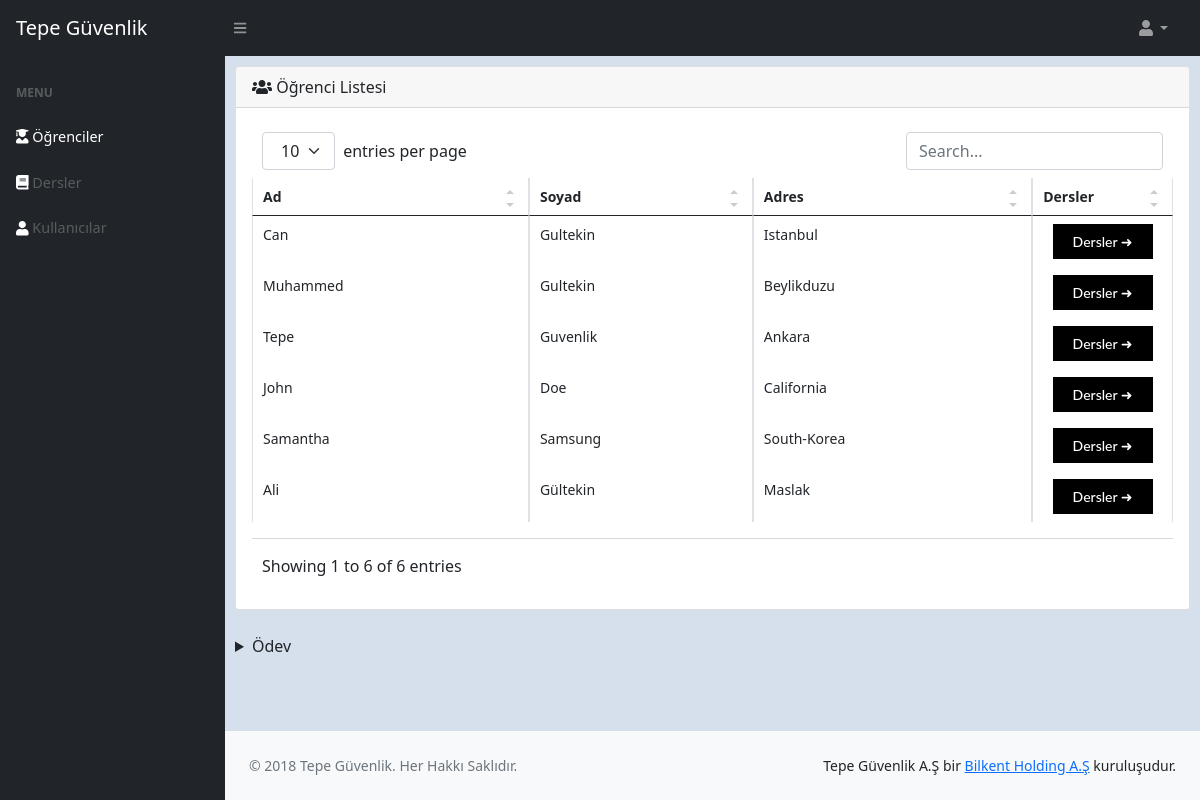
The page / on the database its author committed.
### tables this page shows
CREATE TABLE `identity` (
  `id` int(10) NOT NULL,
  `name` varchar(50) NOT NULL,
  `surname` varchar(50) NOT NULL,
  `addres` varchar(250) DEFAULT NULL,
  `math_grade` int(10) DEFAULT NULL,
  `physics_grade` int(10) DEFAULT NULL,
  `biology_grade` int(10) DEFAULT NULL
);

### application/controllers/Dashboard.php (called while the page is built, shortened)
<?php
class Dashboard extends CI_Controller
{
    public function __construct()
    {
        $this->load->model('Main_model');
        $this->load->helper('url');
    }
    public function index()
    {
        $content_data['identities'] = $this->Main_model->get_all_identities();
        $data['content'] = $this->load->view('dashboard', $content_data, TRUE);
        $data['selected'] = "students";
        $this->load->view('includes/header');
        $this->load->view('includes/sidebar', $data);
        $this->load->view('includes/footer');
    }
}

### index.php (called while the page is built, shortened)
<?php
require_once BASEPATH.'core/CodeIgniter.php';

### application/models/Main_model.php (called while the page is built, shortened)
<?php if (!defined('BASEPATH')) exit('No direct script access allowed');
class Main_model extends CI_Model
{
    function get_all_identities()
    {
        $query = $this->db->get('identity');
        return $query->result();
    }
}

### application/views/dashboard.php (the view, shortened to what this page needs)
<main class="main-margin">
    <div class="card mb-4">
        <div class="card-header">
            <i class="fa fa-users"></i>
            Öğrenci Listesi
        </div>
        <div class="card-body">
            <table id="datatablesSimple">
                <thead>
                    <tr>
                        <th style="min-width: 30%;" important!>Ad</th>
                        <th style="min-width: 30%;" important!>Soyad</th>
                        <th style="min-width: 30%;" important!>Adres</th>
                        <th style="max-width: 10%;" important!>Dersler</th>
                    </tr>
                </thead>
                <tbody>
                    <?php foreach ($identities as $identity) { ?>
                    <tr>
                        <td style="min-width: 30%;" important!><?php echo $identity->name; ?></td>
                        <td style="min-width: 30%;" important!><?php echo $identity->surname; ?></td>
                        <td style="min-width: 30%;" important!><?php echo $identity->addres; ?></td>
                        <td style="max-width: 10%;" important!>
                            <div class="frame"><a class="custom-btn btn-15"
                                    href="<?php echo base_url() . 'students_detail?student_id=' . $identity->id; ?>">
                                    Dersler
                                    &#10140;
                                </a></div>
                        </td>
                    </tr>
                    <?php } ?>
                </tbody>
            </table>
        </div>
    </div>
    <details style="margin-bottom: 40px;">
        <summary>Ödev</summary>
    </details>
</main>

### application/views/includes/header.php (shortened to what this page needs)
<!DOCTYPE html>
<html lang="tr">
<head>
    <link rel="stylesheet" href="<?php echo base_url(); ?>assets/ext-assets/css/styles.css">
    <link rel="stylesheet" href="<?php echo base_url(); ?>assets/ext-assets/css/table.css">
    <link rel="stylesheet" href="<?php echo base_url(); ?>assets/css/style.css">
</head>
<body>

### application/views/includes/sidebar.php (shortened to what this page needs)
<nav class="sb-topnav navbar navbar-expand navbar-dark bg-dark">
    <a class="navbar-brand ps-3" href="<?php echo base_url(); ?>">Tepe Güvenlik</a>
    <button class="btn btn-link btn-sm order-1 order-lg-0 me-4 me-lg-0" id="sidebarToggle" href="#!"><i
            class="fas fa-bars"></i></button>
    <ul class="navbar-nav ms-auto ms-md-0 me-3 me-lg-4">
        <li class="nav-item dropdown">
            <a class="nav-link dropdown-toggle" id="navbarDropdown" href="#" role="button" data-bs-toggle="dropdown"
                aria-expanded="false"><i class="fas fa-user fa-fw"></i></a>
        </li>
    </ul>
</nav>
<div id="layoutSidenav">
    <div id="layoutSidenav_nav">
        <nav class="sb-sidenav accordion sb-sidenav-dark" id="sidenavAccordion">
            <div class="sb-sidenav-menu">
                <div class="nav">
                    <div class="sb-sidenav-menu-heading">MENU</div>
                    <a class="nav-link <?php if ($selected == "students") {
                                            echo "active";
                                        } ?>" href="<?php echo base_url(); ?>">
                        <div class="sb-nav-link-icon"><i class="fas fa-user-graduate" style="color: white;"></i>
                            Öğrenciler
                        </div>
                    </a>
                    <a class="nav-link <?php if ($selected == "lessons") {
                                            echo "active";
                                        } ?>" href="<?php echo base_url(); ?>lessons">
                        <div class="sb-nav-link-icon"><i class="fa fa-book" style="color: white;"></i>
                            Dersler
                        </div>
                    </a>
                    <a class="nav-link <?php if ($selected == "users") {
                                            echo "active";
                                        } ?>" href="<?php echo base_url(); ?>users">
                        <div class="sb-nav-link-icon"><i class="fa fa-user" style="color: white;"></i>
                            Kullanıcılar
                        </div>
                    </a>
                </div>
        </nav>
    </div>
    <div id="layoutSidenav_content">
        <?php echo $content; ?>
        <div id="layoutAuthentication_footer">
            <footer class="py-4 bg-light mt-auto">
                <div class="container-fluid px-4">
                    <div class="d-flex align-items-center justify-content-between small">
                        <div class="text-muted">&copy; 2018 Tepe Güvenlik. Her Hakkı Saklıdır.</div>
                        <div>
                            Tepe Güvenlik A.Ş bir <a href="www.bilkentholding.com.tr">Bilkent Holding A.Ş</a>
                            kuruluşudur.
                        </div>
                    </div>
                </div>
            </footer>
        </div>
    </div>
</div>

### application/views/includes/footer.php (shortened to what this page needs)
</body>
</html>

### assets/ext-assets/css/table.css (style rules this page uses)
.dataTable-table { max-width: 100%; width: 100%; border-spacing: 0; border-collapse: separate; }
.dataTable-table > tbody > tr > td, .dataTable-table > tbody > tr > th, .dataTable-table > tfoot > tr > td, .dataTable-table > tfoot > tr > th, .dataTable-table > thead > tr > td, .dataTable-table > thead > tr > th { vertical-align: top; padding: 8px 10px; }
.dataTable-table > thead > tr > th { vertical-align: bottom; text-align: left; border-bottom: 1px solid #d9d9d9; }
.dataTable-table th { vertical-align: bottom; text-align: left; }

### assets/css/style.css (style rules this page uses)
.main-margin { margin: 10px 10px 0px 10px; }
body { background: #d6dfec; }
.frame { width: 90%; margin:auto; text-align: center; }
button { outline: none; }
.custom-btn { width: 100px; height: 35px; padding: 5px 5px; border: 2px solid #000; font-family: 'Lato', sans-serif; font-weight: 500; background: transparent; cursor: pointer; transition: all 0.3s ease; position: relative; display: inline-block; }
.btn-15 { background: #000; color: #fff; z-index: 1; text-decoration: none; }
.btn-15:after { position: absolute; content: ""; width: 0; height: 100%; top: 0; right: 0; z-index: -1; background: #d6dfec; transition: all 0.3s ease; }

### rows shown on the page
identity: name "Can", surname "Gultekin", addres "Istanbul"
identity: name "Muhammed", surname "Gultekin", addres "Beylikduzu"
identity: name "Tepe", surname "Guvenlik", addres "Ankara"
identity: name "John", surname "Doe", addres "California"
identity: name "Samantha", surname "Samsung", addres "South-Korea"
identity: name "Ali", surname "Gültekin", addres "Maslak"
